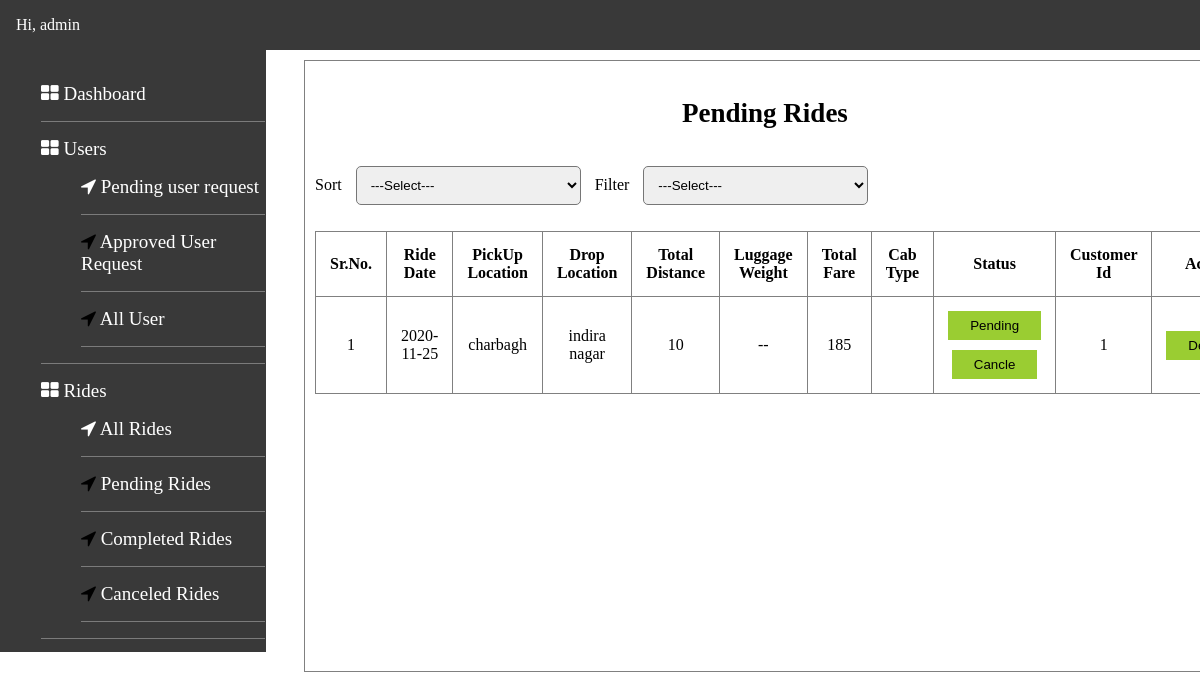
The app's page /admin/pendingRide.php (signed in) with its own data.
### tables this page shows
CREATE TABLE `tbl_ride` (
  `ride_id` int(11) NOT NULL,
  `ride_date` date NOT NULL,
  `pickup` varchar(100) NOT NULL,
  `droplocation` varchar(100) NOT NULL,
  `total_distance` varchar(200) NOT NULL,
  `luggage` varchar(255) NOT NULL,
  `total_fare` varchar(255) NOT NULL,
  `status` int(11) NOT NULL DEFAULT 1,
  `customer_user_id` int(11) NOT NULL
);

### DbConnection.php (called while the page is built, shortened)
<?php
class DbConnection
{
    function __construct()
    {
        $this->conn = new mysqli('localhost', 'root', '', 'cedcoss');
    }
}
?>

### Ride.php (called while the page is built, shortened)
<?php
class Ride
{
    function fetchPendingRide($conn)
    {
        $row = array();
        $sql = "SELECT * FROM `tbl_ride` WHERE `status` = 1";
        $res = mysqli_query($conn, $sql);
        while ($data = mysqli_fetch_assoc($res)) {
            $row[] = $data;
        }
        return $row;
    }
}
?>

### admin/pendingRide.php (the view, shortened to what this page needs)
<?php
 require '../DbConnection.php';
 require 'header.php';
 require '../Ride.php';
 $Ride = new Ride();
 $Dbconn = new DbConnection();
?>
<section>
    <div class="wrapper">
        <h3>Pending Rides</h3>
        <label for="">Sort</label>
        <select id="pendingRideSort">
            <option value="">---Select---</option>
        </select>
        <label for="">Filter</label>
        <select id="pendingRideFilter">
            <option value="">---Select---</option>
        </select>
    <table id="pendingRideTable">
            <thead>
                <tr>
                    <th>Sr.No.</th>
                    <th>Ride Date</th>
                    <th>PickUp Location</th>
                    <th>Drop Location</th>
                    <th>Total Distance</th>
                    <th>Luggage Weight</th>
                    <th>Total Fare</th>
                    <th>Cab Type</th>
                    <th>Status</th>
                    <th>Customer Id</th>
                    <th>Action</th>
                </tr>
            </thead>
            <tbody>
            <?php
            $sr = 1;
            $data = $Ride->fetchPendingRide($Dbconn->conn);
            foreach ($data as $row) {
                ?>
                    <tr>
                        <td><?php echo $sr++; ?></td>
                        <td><?php echo $row['ride_date']; ?></td>
                        <td><?php echo $row['pickup']; ?></td>
                        <td><?php echo $row['droplocation']; ?></td>
                        <td><?php echo $row['total_distance']; ?></td>
                        <td>
                            <?php
                            if ($row['luggage']) {
                                echo $row['luggage'];
                            } else {
                                echo "--";
                            }
                            ?>
                            </td>
                        <td><?php echo $row['total_fare']; ?></td>
                        <td><?php echo $row['cab'] ?></td>
                        <td>
                        <?php
                        if ($row['status'] == 1) {
                            ?>
                            <form action="pendingRide.php" method="post">
                                <input type="submit" value="Pending" name="pending">
                            </form>
                            <form action="pendingRide.php" method="post" class="cancleRide">
                                <input type="submit" value="Cancle" name="cancle">
                            </form>
                            <?php
                        } else if ($row['status'] == 2) {
                            echo "Complete";
                        } else {
                            echo "Cancle";
                        }
                        ?>
                        </td>
                        <td>
                        <?php echo $row['customer_user_id']; ?>
                        </td>
                        <td>
                            <form action="pendingRide.php" method="post">
                                <input type="submit" value="Delete" name="submit">
                            </form>
                        </td>
                    </tr>
                <?php
            }
            ?>
            </tbody>
        </table>
    </div>
</section>
<?php
    require 'footer.php';
?>

### admin/style.css (style rules this page uses)
body { margin: 0; padding: 0; }
section .wrapper { position: absolute; left: 304px; top: 60px; border: 1px solid gray; width: 75%; padding: 10px; height: 590px; overflow: auto; }
.wrapper table, td, th { border: 1px solid gray; padding: 14px !important; border-collapse: collapse; text-align: center; }
.wrapper table { width: 100%; }
.wrapper table, tr { padding: 10px; }
section .wrapper h3 { text-align: center; font-size: 27px; }
input[type="submit"], .active { padding: 7px 22px; border: none; background: yellowgreen; cursor: pointer; }
.cancleRide { margin-top: 10px; }
#allRideSort, #allRideFilter, #pendingRideSort, #pendingRideFilter, #compeleteRideSort, #compeleteRideFilter { padding: 10px; width: 25%; margin: 10px; border-radius: 5px; }

### records on screen
tbl_ride: ride_date "2020-11-25", pickup "charbagh", droplocation "indira nagar", total_distance "10", total_fare "185", customer_user "1"

### other values on screen
$_SESSION['name'] "admin"
